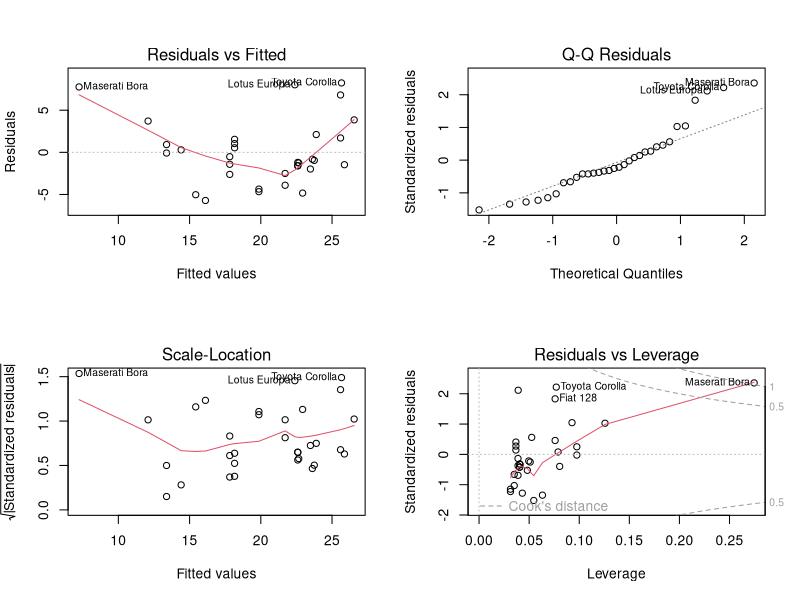
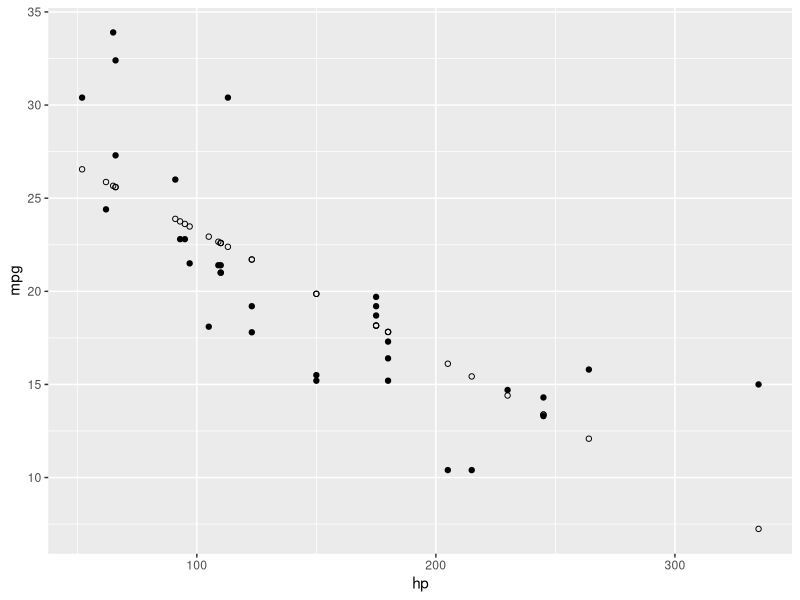
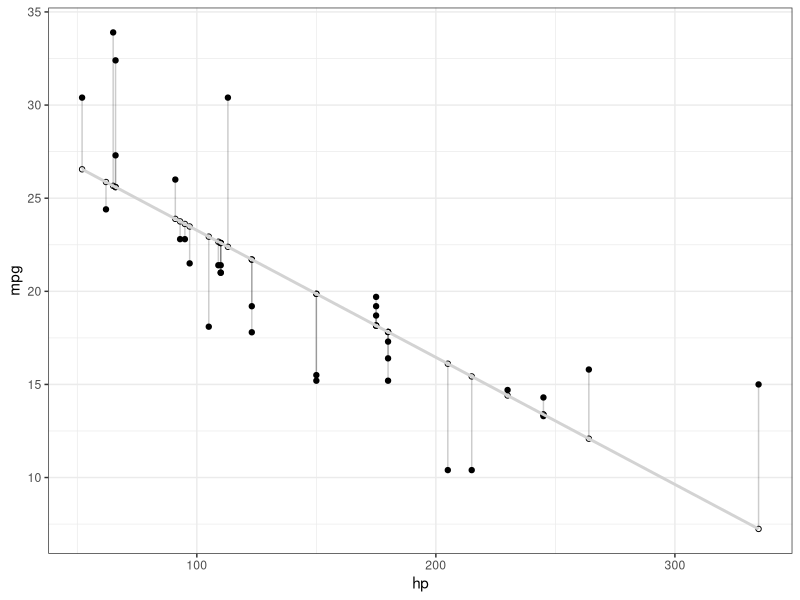
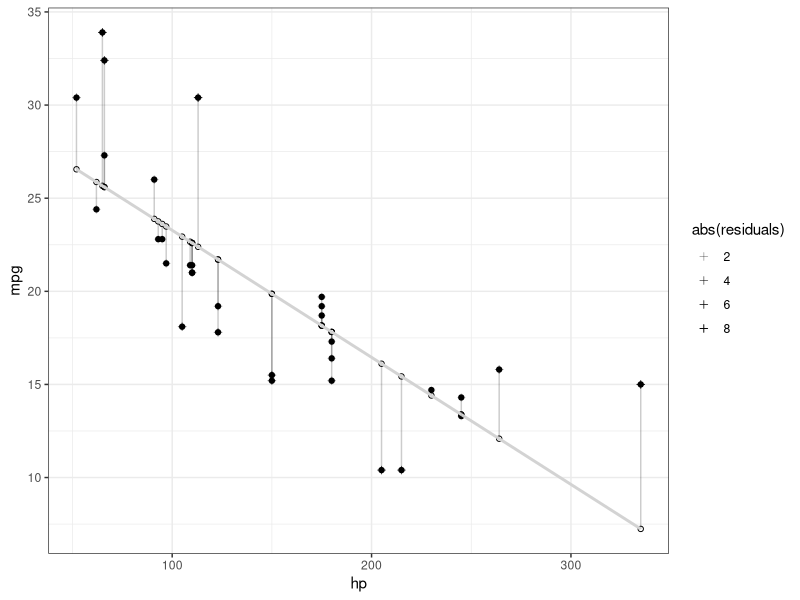
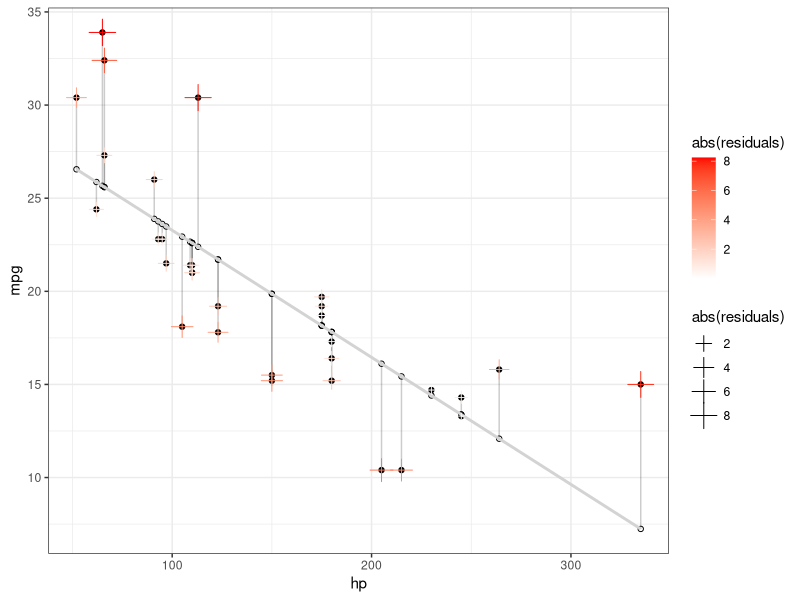

These charts were generated, in order, by the following R code:
library(ggplot2)
data("mtcars")
library(dplyr)
fit<- lm(mpg ~ hp, data=mtcars)
summary(fit)

par(mfrow=c(2,2))
plot(fit)
par(mfrow = c(1, 1))

## simple linear regression
d <- mtcars
fit <- lm(mpg ~ hp, data = d)
d$predicted <- predict(fit)
d$residuals <- residuals(fit)

d %>% select(mpg,predicted,residuals)

ggplot(d,aes(x=hp, y=mpg))+
  geom_point()+
    geom_point(aes(y=predicted),shape=1)

View(d)

ggplot(d,aes(x=hp, y=mpg))+
  geom_point()+
  geom_point(aes(y = predicted), shape = 1)+
  geom_segment(aes(xend = hp, yend = predicted),alpha=.2)+
  geom_smooth(method = "lm", se = F, color = "lightgrey")+
  theme_bw()


ggplot(d,aes(x=hp, y=mpg))+
  geom_point()+
  geom_point(aes(y = predicted), shape = 1)+
  geom_segment(aes(xend = hp, yend = predicted),alpha=.2)+
  geom_smooth(method = "lm", se = F, color = "lightgrey")+
  geom_point(aes(alpha = abs(residuals)),show.legend = T,shape=3) +
  theme_bw()

ggplot(d,aes(x=hp, y=mpg))+
  geom_point()+
  geom_point(aes(y = predicted), shape = 1)+
  geom_segment(aes(xend = hp, yend = predicted),alpha=.2)+
  geom_smooth(method = "lm", se = F, color = "lightgrey")+
  geom_point(aes(color = abs(residuals),size=abs(residuals)),show.legend = T,shape=3) +
  scale_color_gradient2(low = "blue", mid = "white", high = "red") +
  theme_bw()

d$alpha=abs(d$residuals)


  